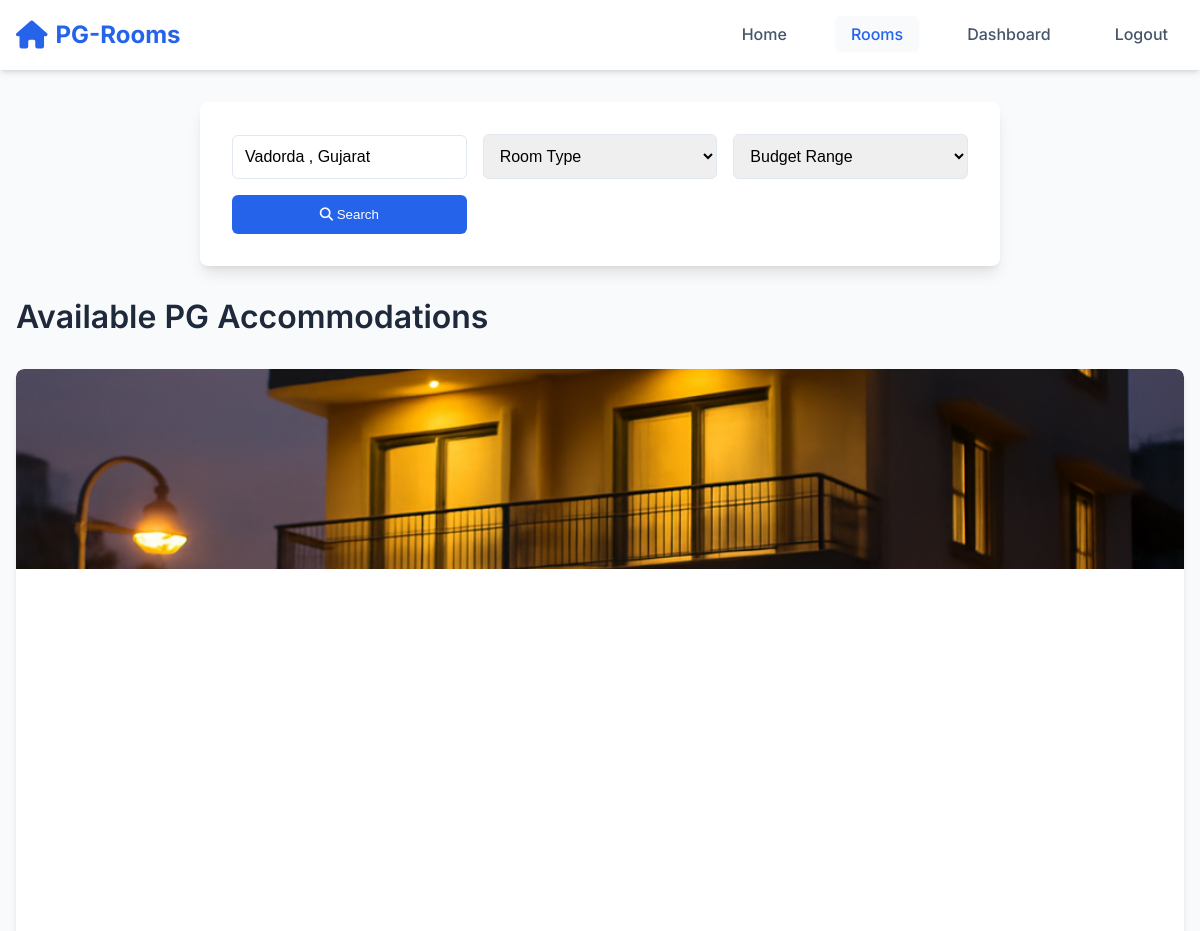
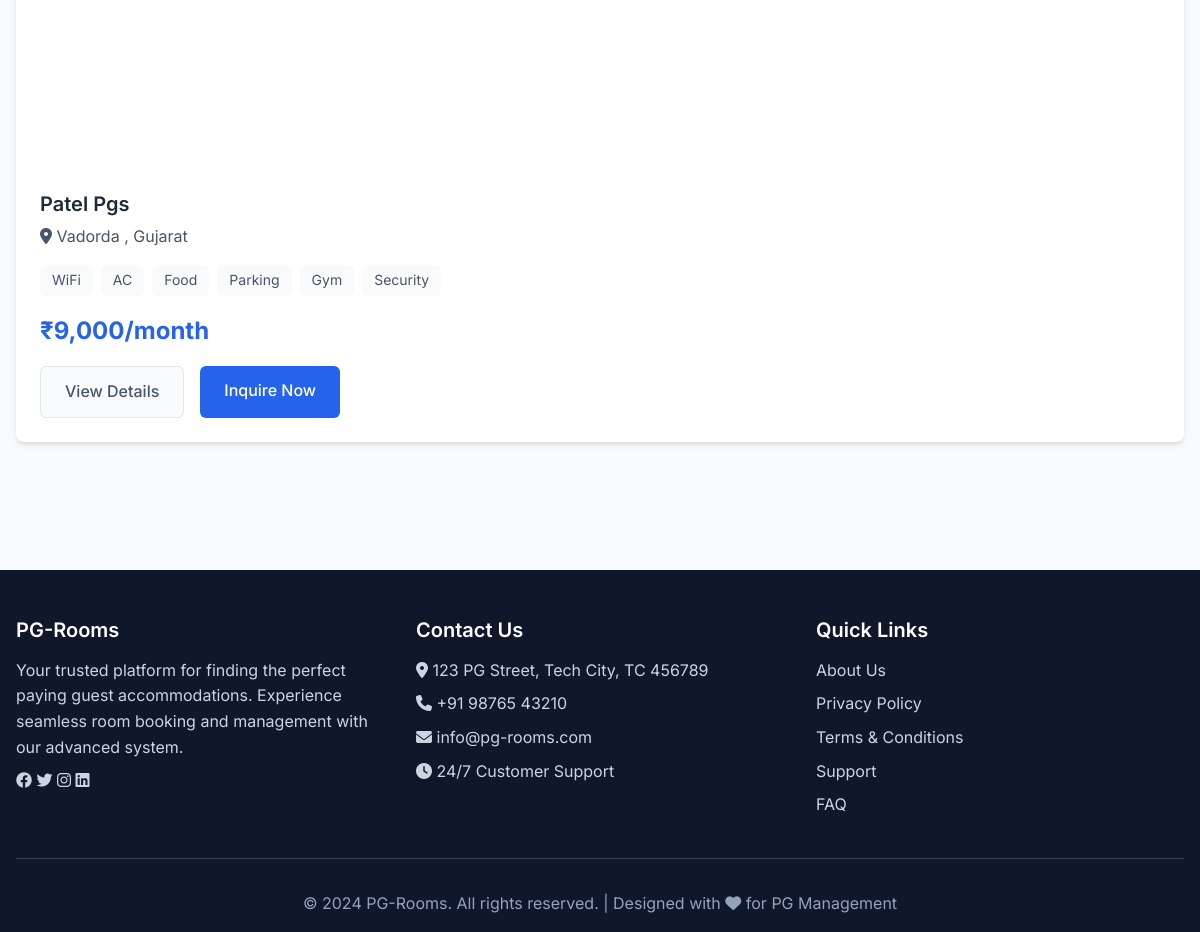
Page /pages/Listing.php?location=Vadorda , Gujarat (signed in) on the committed database (2 pictures, top to bottom).
### tables this page shows
CREATE TABLE `listing` (
  `lid` int(11) NOT NULL,
  `title` varchar(100) NOT NULL,
  `price` decimal(20,0) NOT NULL,
  `ladd` varchar(50) NOT NULL,
  `stype` varchar(20) NOT NULL,
  `wifi` varchar(40) NOT NULL,
  `ac` varchar(20) NOT NULL,
  `food` varchar(20) NOT NULL,
  `parking` varchar(20) NOT NULL,
  `gym` varchar(20) NOT NULL,
  `securitry` varchar(20) NOT NULL,
  `limage` varchar(255) NOT NULL,
  `ldesc` varchar(255) NOT NULL,
  `aid` int(10) NOT NULL
);

### pages/Listing.php (the view, shortened to what this page needs)
<?php
require_once '../database/dbcon.php';
$nav = false;
if (isset($_SESSION['loggedin']) || $_SESSION['loggedin'] == true) {
    $nav = true;
}
$search_location = isset($_GET['location']) ? mysqli_real_escape_string($conn, $_GET['location']) : '';
$sql = "SELECT * FROM listing WHERE 1=1";
$params = [];
if (!empty($search_location)) {
    $sql .= " AND (ladd LIKE ? OR title LIKE ?)";
    $params[] = "%$search_location%";
    $params[] = "%$search_location%";
}
$sql .= " ORDER BY lid DESC";
$stmt = mysqli_prepare($conn, $sql);
if (!empty($params)) {
    $types = str_repeat('s', count($params));
    mysqli_stmt_bind_param($stmt, $types, ...$params);
}
mysqli_stmt_execute($stmt);
$result = mysqli_stmt_get_result($stmt);
$listings = mysqli_fetch_all($result, MYSQLI_ASSOC);
?>
<!DOCTYPE html>
<html lang="en">
<head>
    <link rel="stylesheet" href="../assets/css/main.css" />
    <link rel="stylesheet" href="../assets/css/responsive.css" />
    <link rel="stylesheet" href="https://cdnjs.cloudflare.com/ajax/libs/font-awesome/6.4.0/css/all.min.css" />
</head>
<body>
    <?php
    if ($nav) {
        echo "
        <nav class='navbar'>
            <div class='container'>
                <div class='navbar-container'>
                    <a href='../index.php' class='navbar-brand'>
                        <i class='fas fa-home'></i>
                        <span>PG-Rooms</span>
                    </a>
                    <ul class='navbar-nav'>
                        <li><a href='../index.php' class='nav-link'>Home</a></li>
                        <li><a href='#' class='nav-link active'>Rooms</a></li>
                        <li><a href='dashboard.php' class='nav-link '>Dashboard</a></li>
                        <li><a href='logout.php' class='nav-link'>Logout</a></li>
                    </ul>
                </div>
            </div>
        </nav>";
    }
    ?>
    <main class="container">
        <section class="section">
            <div class="search-section">
                <form class="search-form" action="Listing.php" method="GET">
                    <input type="text" name="location" placeholder="Enter location..." value="<?php echo isset($_GET['location']) ? htmlspecialchars($_GET['location']) : ''; ?>" />
                    <select name="room_type">
                        <option value="">Room Type</option>
                    </select>
                    <select name="budget">
                        <option value="">Budget Range</option>
                    </select>
                    <button type="submit" class="btn btn-primary">
                        <i class="fas fa-search"></i> Search
                    </button>
                </form>
            </div>
            <h2>Available PG Accommodations</h2>
            <div class="pg-grid">
                <?php if (empty($listings)): ?>
                    <div class="pg-card">
                        <div class="pg-card-body">
                            <h3>No listings available at the moment</h3>
                            <p>Please check back later for new accommodations.</p>
                        </div>
                    </div>
                <?php else: ?>
                    <?php foreach ($listings as $listing): ?>
                        <div class="pg-card">
                            <div class="pg-card-header">
                                <img src="../uploads/<?php echo htmlspecialchars($listing['limage']); ?>"
                                    alt="<?php echo htmlspecialchars($listing['title']); ?>"
                                    style="width: 100%; height: 200px; object-fit: cover; border-radius: 8px 8px 0 0;">
                            </div>
                            <div class="pg-card-body">
                                <h3 class="pg-card-title"><?php echo htmlspecialchars($listing['title']); ?></h3>
                                <p class="pg-card-location">
                                    <i class="fas fa-map-marker-alt"></i> <?php echo htmlspecialchars($listing['ladd']); ?>
                                </p>
                                <div class="pg-card-features">
                                    <?php
                                    $features = [];
                                    if (isset($listing['wifi'])) $features[] = 'WiFi';
                                    if (isset($listing['ac'])) $features[] = 'AC';
                                    if (isset($listing['food'])) $features[] = 'Food';
                                    if (isset($listing['parking'])) $features[] = 'Parking';
                                    if (isset($listing['gym'])) $features[] = 'Gym';
                                    if (isset($listing['securitry'])) $features[] = 'Security';
                                    foreach ($features as $feature): ?>
                                        <span class="feature-tag"><?php echo htmlspecialchars($feature); ?></span>
                                    <?php endforeach; ?>
                                </div>
                                <div class="pg-card-price">₹<?php echo number_format($listing['price']); ?>/month</div>
                                <div class="pg-card-actions">
                                    <a href="view_details.php?lid=<?php echo $listing['lid']; ?>"
                                        class="btn btn-secondary">View Details</a>
                                    <a href="inquire.php?lid=<?php echo $listing['lid']; ?>&title=<?php echo urlencode($listing['title']); ?>&price=<?php echo $listing['price']; ?>"
                                        class="btn btn-primary">Inquire Now</a>
                                </div>
                            </div>
                        </div>
                    <?php endforeach; ?>
                <?php endif; ?>
            </div>
        </section>
    </main>
    <footer class="footer">
        <div class="container">
            <div class="footer-content">
                <div class="footer-section">
                    <h5>PG-Rooms</h5>
                    <p>Your trusted platform for finding the perfect paying guest accommodations. Experience seamless room booking and management with our advanced system.</p>
                    <div>
                        <a href="#"><i class="fab fa-facebook"></i></a>
                        <a href="#"><i class="fab fa-twitter"></i></a>
                        <a href="#"><i class="fab fa-instagram"></i></a>
                        <a href="#"><i class="fab fa-linkedin"></i></a>
                    </div>
                </div>
                <div class="footer-section">
                    <h5>Contact Us</h5>
                    <p><i class="fas fa-map-marker-alt"></i> 123 PG Street, Tech City, TC 456789</p>
                    <p><i class="fas fa-phone"></i> +91 98765 43210</p>
                    <p><i class="fas fa-envelope"></i> info@pg-rooms.com</p>
                    <p><i class="fas fa-clock"></i> 24/7 Customer Support</p>
                </div>
                <div class="footer-section">
                    <h5>Quick Links</h5>
                    <p><a href="#">About Us</a></p>
                    <p><a href="#">Privacy Policy</a></p>
                    <p><a href="#">Terms & Conditions</a></p>
                    <p><a href="#">Support</a></p>
                    <p><a href="#">FAQ</a></p>
                </div>
            </div>
            <div class="footer-bottom">
                <p>&copy; 2024 PG-Rooms. All rights reserved. | Designed with <i class="fas fa-heart"></i> for PG Management</p>
            </div>
        </div>
    </footer>
</body>
</html>

### rows in the picture
listing: limage (picture), title "Patel Pgs", ladd "Vadorda , Gujarat", wifi "WiFi", ac "AC", food "Food", parking "Parking", gym "Gym", securitry "Security", price "9,000"
